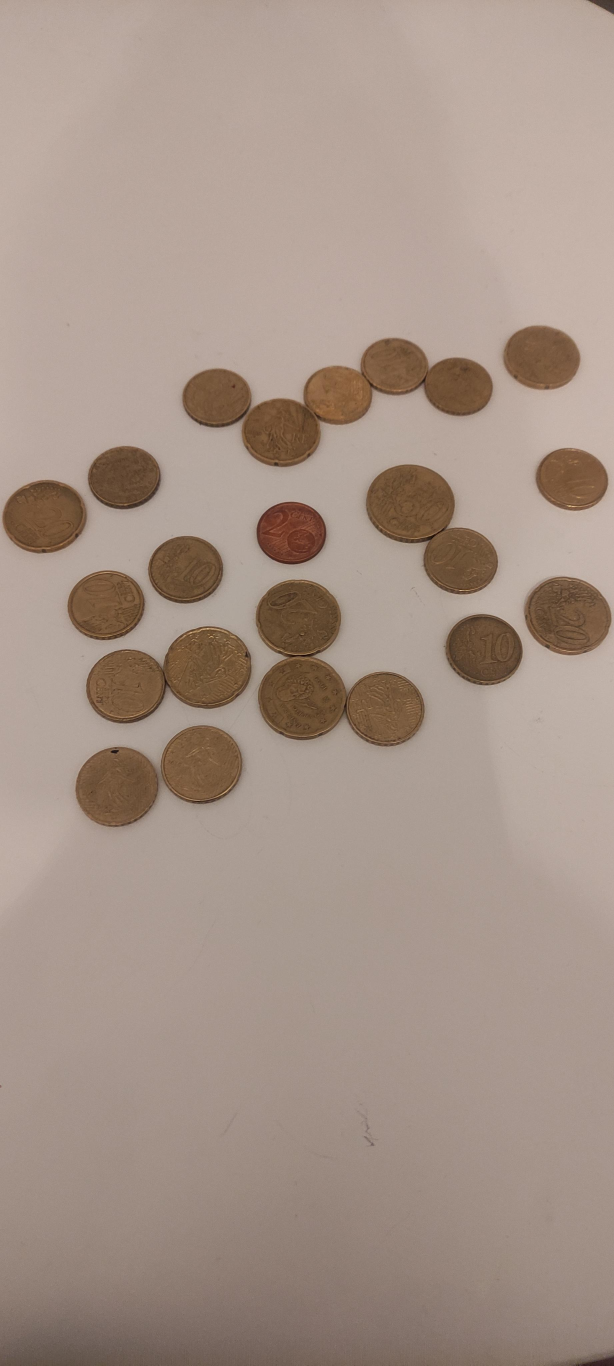
#> input picture Dataset/006.jpeg, 1842 x 4096 px, found by its file name (shown at 1/3 size); its folder holds only this picture in this run
$ python projet.py
#> lines starting #> are read from the running program, lines starting #| are printed output that depends on the picture; after the words box and inside, x2 and y2 are one past the last pixel; in counts of white or black regions, pixels touching at a corner belong together

import numpy as np
import cv2
import os

folder_path = "Dataset"  # Replace with the path to your folder

for filename in os.listdir(folder_path):
    if filename.endswith(".jpg") or filename.endswith(".jpeg") or filename.endswith(".png") or filename.endswith(".HEIC"):
        image_path = os.path.join(folder_path, filename)
        image = cv2.imread(image_path, cv2.IMREAD_COLOR)
#> image is the input picture: shape (4096, 1842, 3); mean B, G, R 135.9, 147.2, 165.3

        #Convertir l'image en niveaux de gris
        gray = cv2.cvtColor(image, cv2.COLOR_BGR2GRAY)
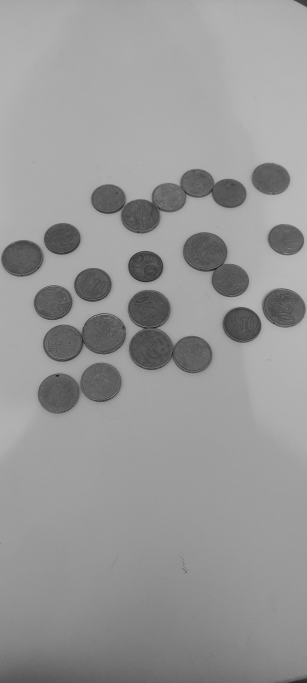
#> gray: shape (4096, 1842) (shown at 1/6 size); min 6, max 240, mean 151.2

        #Appliquer un flou median
        blurred_image = cv2.medianBlur(gray, 3)

        #Appliquer la binarisation adaptative
        binary_image = cv2.adaptiveThreshold(blurred_image,255,cv2.ADAPTIVE_THRESH_MEAN_C, cv2.THRESH_BINARY,801,2)
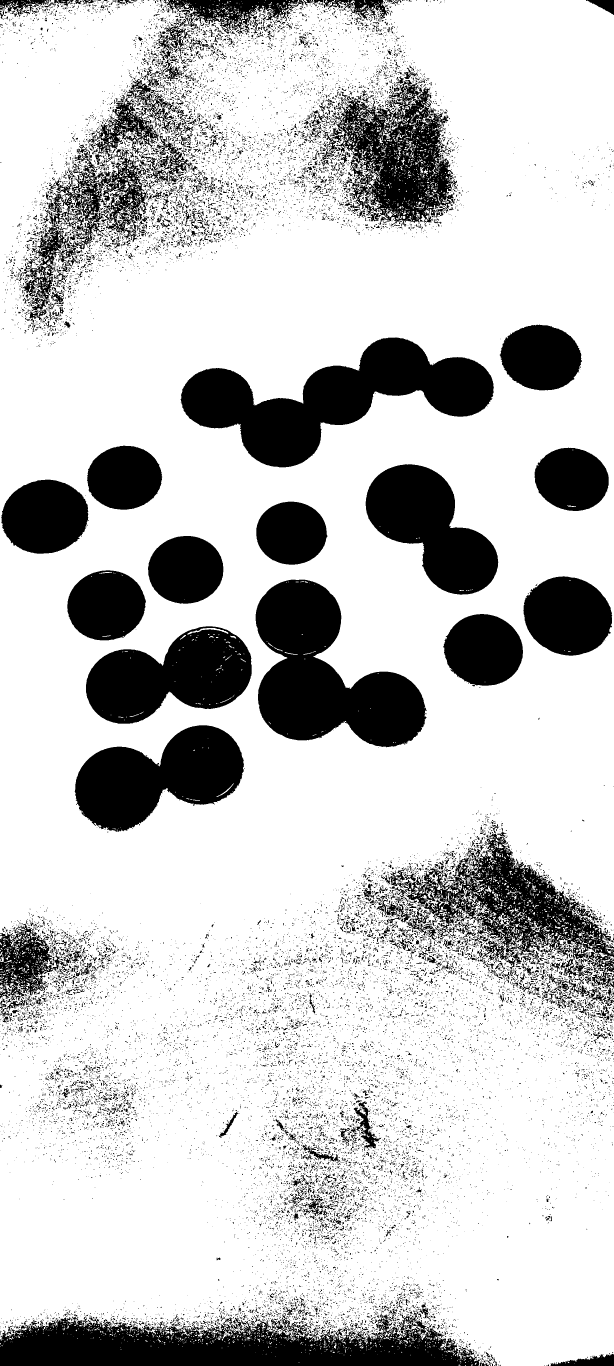
#> binary_image: shape (4096, 1842) (shown at 1/3 size); 78.9% white; 20681 black regions (18415 under 20 px)

        #Elements structurants
        kernel_e = cv2.getStructuringElement(cv2.MORPH_ELLIPSE, (1,3))
        kernel_d = cv2.getStructuringElement(cv2.MORPH_ELLIPSE, (1,2))
        kernel_f = cv2.getStructuringElement(cv2.MORPH_ELLIPSE,(1,4))

        #Erode et dilatation
        #eroded_image = cv2.erode(binary_image, kernel_e, iterations=1)
        #dilated_image = cv2.dilate(binary_image, kernel_d, iterations=1)
        #image_close = cv2.morphologyEx(binary_image, cv2.MORPH_CLOSE, kernel_f)

        contours, _ = cv2.findContours(binary_image, cv2.RETR_TREE, cv2.CHAIN_APPROX_SIMPLE)
#> contours = 26810 contours, 22480 with area under 20; largest, box (x1, y1, x2, y2) and area: (0, 0, 1842, 4096) 7207504, (541, 1011, 1483, 1403) 159348, (766, 1738, 1281, 2243) 145714, (1004, 239, 1372, 681) 100287, (223, 2175, 733, 2496) 99154

        #Créer une liste pour stocker les contours filtrés par taille
        filtered_contours = []

        #La taille minimale des cc à conserver
        min_contour_size = 3000

        #Filtrer les contours par taille
        for contour in contours:
            if cv2.contourArea(contour) > min_contour_size:
                filtered_contours.append(contour)
#> this loop made 26810 passes
#> contour on passes 1 to 3: [[1454, 4095], [1456, 4095]], [[1396, 4095], [1397, 4095]], [[1382, 4095]]
#> after the loop, filtered_contours = 24 contours; largest, box (x1, y1, x2, y2) and area: (0, 0, 1842, 4096) 7207504, (541, 1011, 1483, 1403) 159348, (766, 1738, 1281, 2243) 145714, (1004, 239, 1372, 681) 100287, (223, 2175, 733, 2496) 99154

        #Créer une image vide pour dessiner les contours filtrés
        #filtered_contour_image = image.copy()
        filtered_contour_image = np.ones_like(image) * 255 #une copie blanche

        #Supprimer le + grand contours (la fenetre)
        largest_contour_index = max(range(len(filtered_contours)), key=lambda i: cv2.contourArea(filtered_contours[i]))
#> largest_contour_index = 0
        del filtered_contours[largest_contour_index]

        #Dessiner les contours  sur l'image vide
        cv2.drawContours(filtered_contour_image, filtered_contours, -1, (0, 255, 0), -1) #en vert
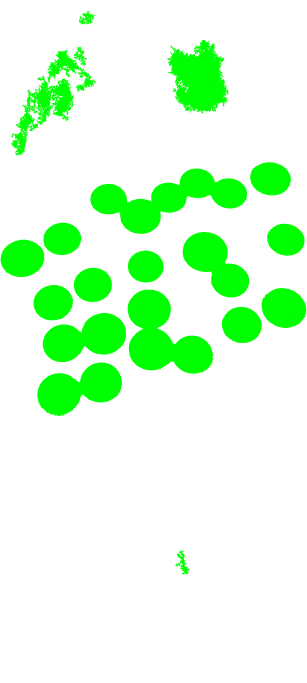
#> filtered_contour_image: shape (4096, 1842, 3) (shown at 1/6 size); mean of channels 0, 1, 2 216.7, 255, 216.7; drawn as B, G, R
        #cv2.drawContours(filtered_contour_image, filtered_contours, -1, (0, 0, 0), thickness=2) # en noir

        #Remplir l'intérieur des pièces
        #for contour in filtered_contours:
        #    cv2.fillPoly(filtered_contour_image, pts=[contour], color=(0, 0, 0))


        #Créer une image vide pour dessiner les contours externes
        external_contour_image = image.copy() #une copie blanche

        #Trouver les contours externes des objets
        external_contours = []
        for contour in filtered_contours:
            epsilon = 0.01 * cv2.arcLength(contour, True)
            approx = cv2.approxPolyDP(contour, epsilon, True)
            external_contours.append(approx)
#> this loop made 23 passes
#> epsilon on passes 1 to 8: 9.97, 17.71, 14.91, 7.97, 22.19, 8.91, 7.47, 7.17
#> after the loop, external_contours = 23 contours; largest, box (x1, y1, x2, y2) and area: (541, 1012, 1483, 1403) 136655, (768, 1738, 1281, 2243) 129322, (228, 2175, 726, 2496) 94149, (1021, 239, 1364, 676) 93788, (260, 1881, 752, 2172) 89485

        #Dessiner les contours externes sur l'image vide
        cv2.drawContours(external_contour_image, external_contours, -1, (0, 255, 0), thickness=2) # en vert


        #Redimensionner l'image pour l'affichage
        binary_image = cv2.resize(binary_image, (0,0), fx=0.3, fy=0.3)
#> binary_image: shape (1229, 553)
        #image_close = cv2.resize(image_close, (0,0), fx=0.3, fy=0.3)
        filtered_contour_image = cv2.resize(filtered_contour_image, (0,0), fx=0.3, fy=0.3)
#> filtered_contour_image: shape (1229, 553, 3)
        external_contour_image = cv2.resize(external_contour_image, (0,0), fx=0.3, fy=0.3)
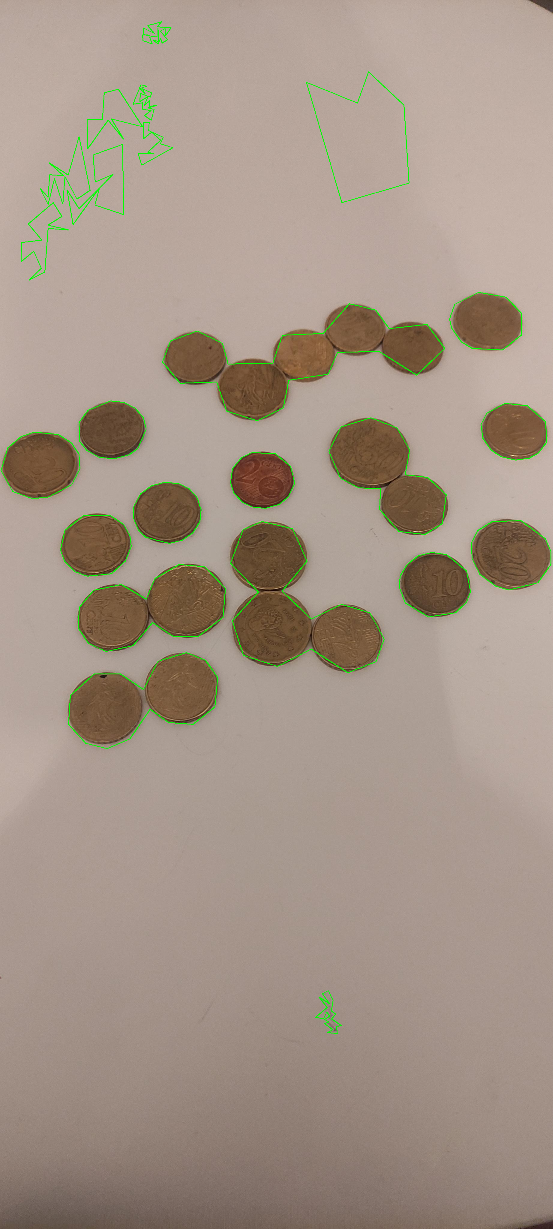
#> external_contour_image: shape (1229, 553, 3); mean B, G, R 134.8, 148.3, 163.9

        #Afficher l'image avec les contours filtrés par taille
        cv2.imshow('image binaire', binary_image)
        #cv2.imshow('image binaire filtre', image_close)
        cv2.imshow('Contours filtrés par taille', filtered_contour_image)
        cv2.imshow("External Contour Image", external_contour_image)
        cv2.waitKey(0)

$ run again, on Dataset/010.jpeg
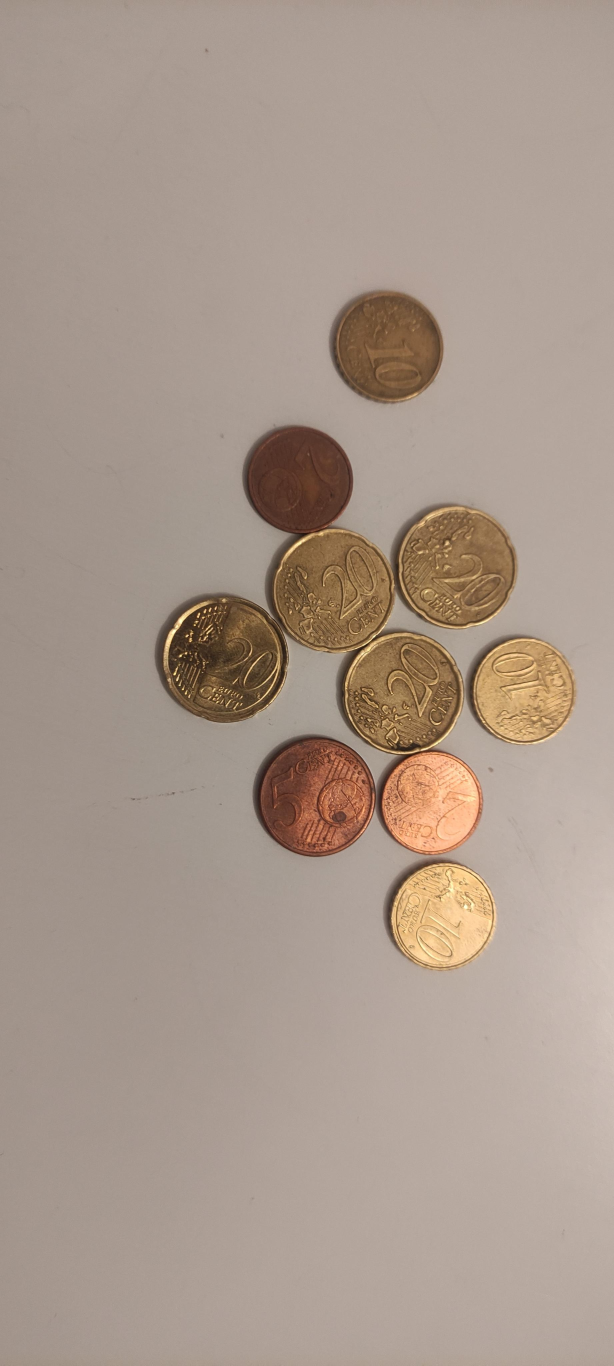
#> input picture Dataset/010.jpeg, 1842 x 4096 px, found by its file name (shown at 1/3 size)
#> image is the input picture: shape (4096, 1842, 3); mean B, G, R 140.3, 152.5, 169
#> `binary_image = cv2.adaptiveThreshold(blurred_image,255,cv2.ADAPTIVE_TH..`:
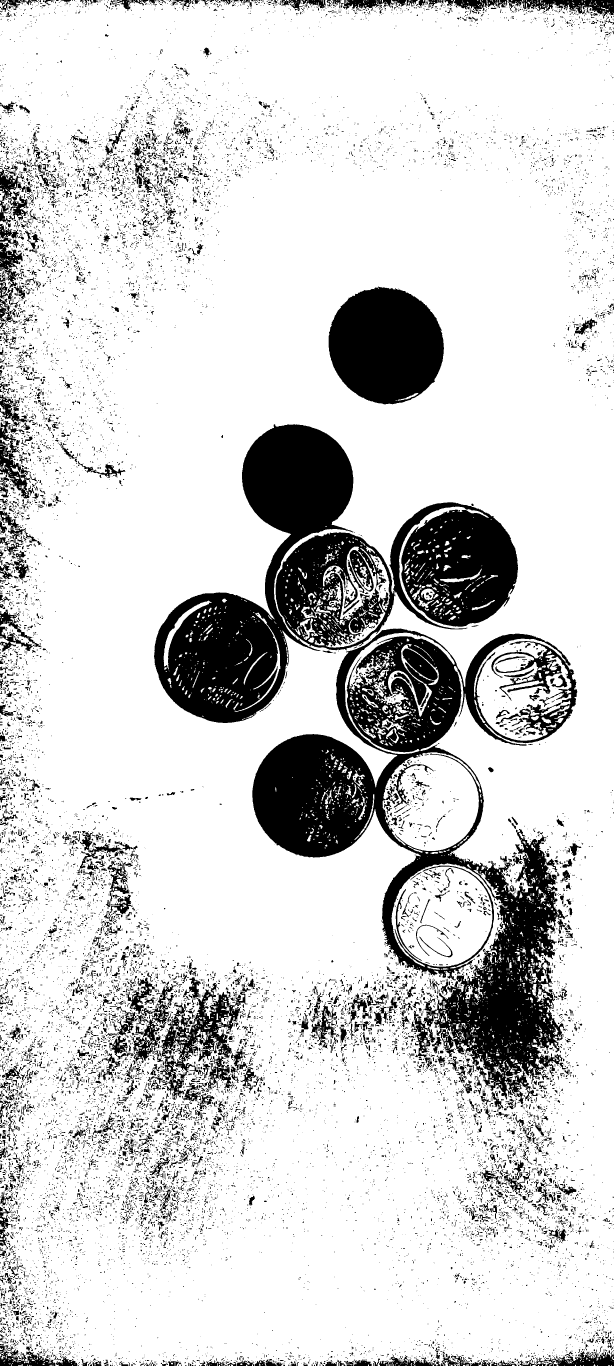
#> binary_image: shape (4096, 1842) (shown at 1/3 size); 82.9% white; 17916 black regions (14802 under 20 px)
#> contours = 22266 contours, 17036 with area under 20; largest, box (x1, y1, x2, y2) and area: (0, 0, 1842, 4096) 7447339, (756, 1884, 1733, 3301) 569370, (461, 1272, 1061, 2170) 220474, (826, 1506, 1555, 1952) 206263, (985, 859, 1333, 1214) 95341
#> the loop `for contour in contours:` made 22266 passes
#> contour on passes 1 to 3: [[1834, 4095], [1835, 4095]], [[1825, 4095], [1828, 4095]], [[1792, 4095], [1793, 4095]]
#> after the loop `for contour in contours:`: filtered_contours = 22 contours; largest, box (x1, y1, x2, y2) and area: (0, 0, 1842, 4096) 7447339, (756, 1884, 1733, 3301) 569370, (461, 1272, 1061, 2170) 220474, (826, 1506, 1555, 1952) 206263, (985, 859, 1333, 1214) 95341
#> largest_contour_index = 0
#> the loop `for contour in filtered_contours:` made 21 passes
#> epsilon on passes 1 to 8: 8.94, 11.18, 9.48, 18.05, 52.69, 8.09, 9.87, 9.31
#> after the loop `for contour in filtered_contours:`: external_contours = 21 contours; largest, box (x1, y1, x2, y2) and area: (761, 1889, 1723, 3301) 450360, (474, 1272, 1061, 2166) 201316, (833, 1512, 1547, 1951) 182214, (986, 859, 1331, 1214) 93806, (1148, 2257, 1440, 2553) 58982
#> `external_contour_image = cv2.resize(external_contour_image, (0,0), fx=..`:
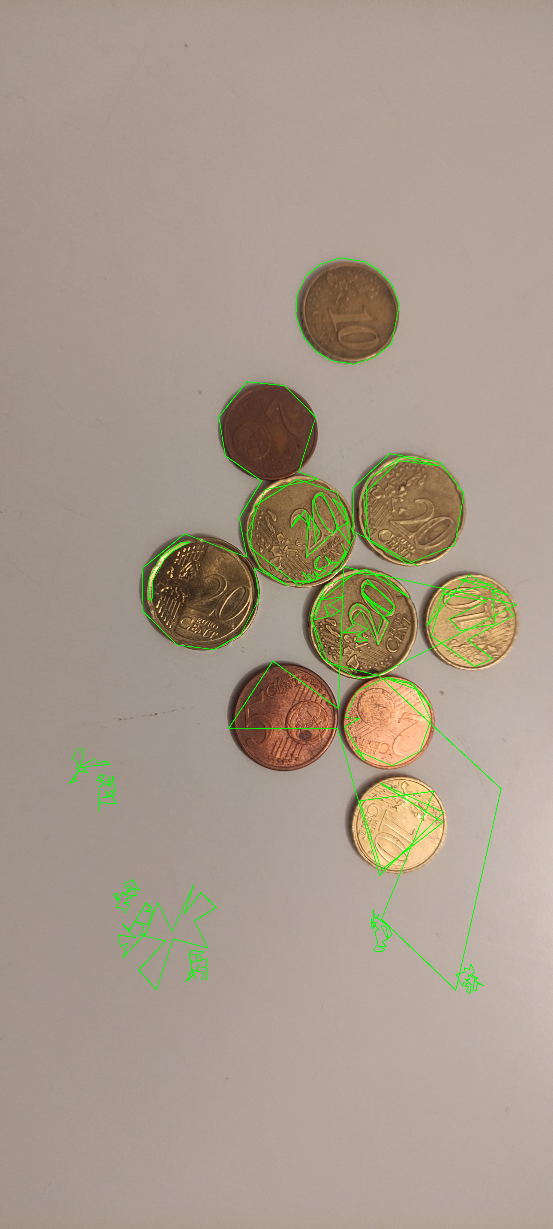
#> external_contour_image: shape (1229, 553, 3); mean B, G, R 139.1, 153.8, 167.1
